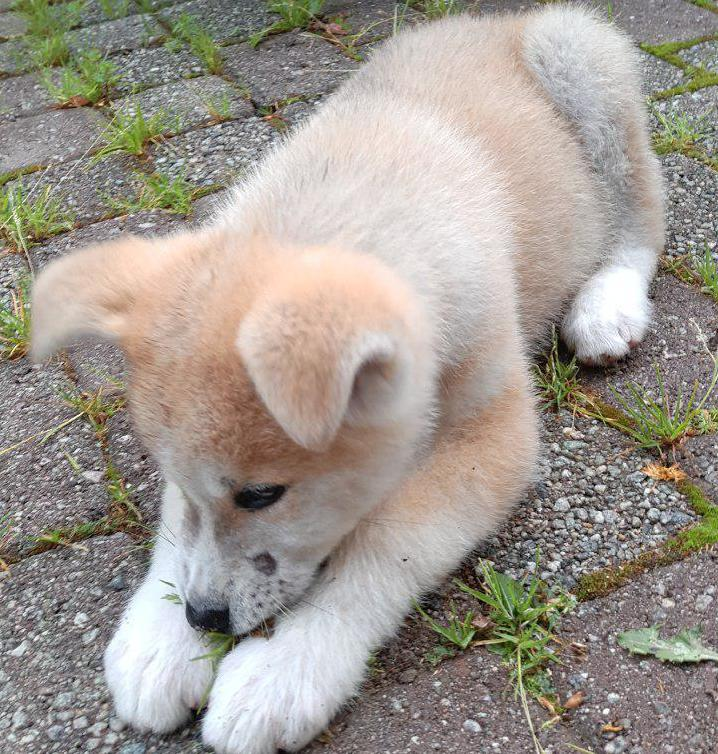
#> input picture 04_Optics/images/dog.jpg, 718 x 754 px, found by its file name
$ jupyter execute 17_image_filtering_using_fourier_transform.ipynb   (shell and % lines are left out)
#> lines starting #> are read from the running program, lines starting #| are printed output that depends on the picture; after the words box and inside, x2 and y2 are one past the last pixel; in counts of white or black regions, pixels touching at a corner belong together
<style>
@import url(https://www.numfys.net/static/css/nbstyle.css);
</style>
<a href="https://www.numfys.net"></a>

# Фильтрация изображений с использованием дискретного преобразования Фурье

### Examples - Optics
<section class="post-meta">
By Jonas Tjemsland, Håkon Ånes, Andreas Krogen and Jon Andreas Støvneng
</section>
<section class="post-meta">
Edited by Thorvald Ballestad, Jenny Lunde, Sondre Duna Lundemo (2021)
</section>
Last edited: February 17th 2021

___

## Вступление

В этом блокноте мы обсудим двумерное преобразование Фурье (FT) и используем его для фильтрации изображений. Теория, лежащая в основе ДПФ, уже обсуждается в блокноте *[Discrete Fourier Transform and Fast Fourier Transform](https://nbviewer.jupyter.org/url/www.numfys.net/media/notebooks/discrete_fourier_transform.ipynb)*, и одномерное БПФ используется для фильтрации звуковых файлов в ноутбуке *[Simple Sound Filtering using Discrete Fourier Transform](https://nbviewer.jupyter.org/url/www.numfys.net/media/notebooks/simple_sound_filtering.ipynb)*. Если вы хотите получить более глубокое математическое и физическое понимание используемых концепций, мы отсылаем вас к этим записным книжкам или к одной из ссылок в нижней части этой записной книжки. Помните, что мы можем интерпретировать преобразование Фурье пространственной области (здесь изображения) как частотную область или частотный спектр. Для простоты мы будем использовать изображения в сером масштабе, но это можно легко обобщить.

[cell 1]
import warnings

import matplotlib.pyplot as plt
import numpy as np
import scipy.fftpack as fft
from skimage import io


# Taking the logarithm of zero in visualising the spectrum gives warnings,
# hence we disable them
warnings.filterwarnings("ignore")

## Преобразование Фурье изображения

Чтобы упростить и минимизировать реализацию кода, мы создаем функцию для визуализации изображения и соответствующего ему спектра в частотной области. Обратите внимание, что мы строим логарифм абсолютного значения, как мы делали в вышеупомянутой тетради по фильтрации звука.

[cell 2]
def visualise(image, spectrum, title="", title_img="", title_spec="", cmap="gray"):
    """Visualise an image and its corresponding frequency spectrum in one figure.

    Parameters:
        image: array-like, as in plt.imshow(). Image.
        spectrum: array-like, as in plt.imshow(). Frequency spectrum.
        title: string. Figure title. Optional.
        title_img. string. Image subtitle. Optional.
        title_spec. string. Spectrum subtitle. Optional.
        cmap: `~matplotlib.colors.Colormap`. Color map. Optional.
    """
    plt.figure(figsize=(18, 5))
    plt.subplot(121)
    plt.imshow(image, cmap=cmap)
    plt.title(title_img)
    plt.subplot(122)
    plt.imshow(np.log(abs(spectrum)), cmap=cmap)
    plt.title(title_spec)
    plt.suptitle(title)
    plt.show()

Кроме того, мы создаем две функции для вычисления преобразования Фурье и обратного преобразования Фурье изображения. Обратите внимание, что эти функции также смещают квадранты, так что низкие частоты собираются в середине спектра, а частота увеличивается с расстоянием от центра. Это соответствует большинству учебных пособий в Интернете. Однако это не является строго необходимым.

[cell 3]
def FFT(image):
    """Compute the 2D discrete Fast Fourier Transform of an image
    and shift the zero-frequency component to the center of the spectrum.

    Parameters:
        image: array-like, shape (m,n), can be complex.
    Returns: complex ndarray, shape (m,n). Frequency spectrum.
    """
    return np.fft.fftshift(np.fft.fft2(image))


def IFFT(spectrum):
    """Shift the zero-frequency component to the edges of the spectrum and
    compute the inverse 2D discrete Fast Fourier Transform of an image.

    Parameters:
        spectrum: array-like, shape (m,n), can be complex.
    Returns: complex ndarray, shape (m,n). Spacial domain.
    """
    image = np.fft.ifft2(np.fft.ifftshift(spectrum))
    return image

Давайте возьмем ПФ изображения и построим график результата.

[cell 4]
img = io.imread("https://www.numfys.net/media/notebooks/images/dog.jpg", as_gray=True)

# [5 lines of commented-out code are left out]

spec = FFT(img)
visualise(img, spec, title_img="Input image", title_spec="Spectrum")

## Фильтрация

Существует бесконечное количество различных фильтров, которые можно использовать в частотной области для фильтрации исходного изображения. Мы реализуем фильтры, которые отфильтровывают низкие и высокие частоты в фильтре высоких и низких частот соответственно. В обоих случаях используется идеальный фильтр и фильтр Гаусса.

Предположим, что рассматриваемое изображение имеет $n$ пикселей по горизонтали ($x$-направление) и $m$ пикселей по вертикали ($y$-направление). Пусть $x=0,1,...,n-1$ и $y=0,1,..,m-1$ определяют квадратную решетку $x \times y$. Теперь обозначим частотный спектр как $\mathcal F$, идеальные фильтры как $I_\text{lowpass}$ и $I_\text{highpass}$, а гауссовы фильтры как $G_\text{lowpass}$ и $G_\text{highpass}$, каждый из которых определен на решетке $x \times y$. Мы определяем эти фильтры таким образом, что отфильтрованный спектр задается произведением *Адамара* (поэлементное матричное произведение) $\mathcal F\circ I$ и $\mathcal F\circ G$.

$r=\sqrt{(x-n/2)^2+(y-m/2)^2}\geq0$ - расстояние от центра спектра. Рассматриваемые нами фильтры зависят только от одного параметра $\xi\in \mathbb{R}^+$. В этой нотации идеальные фильтры задаются

$$
I_\text{lowpass}=\begin{cases}
1,& \text{for } r\leq\xi,\\
0,& \text{for } r>\xi,
\end{cases}
\quad \text{and} \quad
I_\text{highpass}=\begin{cases}
1,& \text{for } r\geq\xi,\\
0,& \text{for } r<\xi,
\end{cases}
$$

и гауссовы фильтры задаются

$$
G_\text{lowpass}=e^{-\xi r^2}
\quad \text{and} \quad
G_\text{highpass}=1-e^{-\xi r^2}.
$$

[cell 5]
def filter_spectrum(spectrum, filter_type=None, val=50):
    """Фильтрует спектр изображения с помощью одного из фильтров, определенных в приведенном выше тексте.

    Parameters:
        spectrum:    array-like, shape (m, n), can be complex. Spectrum being filtered.
        filter_type: string. Filter name,
                     {'lowpass', 'highpass', 'gaussian_highpass', 'gaussian_lowpass'}.
        val:         float. Filter parameter.
    Returns: complex ndarray, shape (m, n). Filtered spectrum.
    """
    n, m = np.shape(spectrum)
    y, x = np.meshgrid(np.arange(1, m + 1), np.arange(1, n + 1))
    R2 = (x - n / 2) ** 2 + (y - m / 2) ** 2
    if filter_type == "lowpass":
        return spectrum * (R2 <= val ** 2)
    elif filter_type == "highpass":
        return spectrum * (R2 >= val ** 2)
    elif filter_type == "gaussian_highpass":
        return spectrum * (1 - np.exp(-val * R2))
    elif filter_type == "gaussian_lowpass":
        return spectrum * np.exp(-val * R2)
    elif filter_type != None:
        raise ValueError("%s is not a valid filter!" % (filter_type))
    return spectrum

Теперь мы используем эти фильтры на частотном спектре и обратные преобразования Фурье для получения отфильтрованных изображений. Обратите внимание, что изображения, отфильтрованные с помощью гауссовых фильтров, несколько более гладкие, чем изображения, отфильтрованные с помощью идеальных фильтров.

Поиграйте с фрагментами кода!

### Низкочастотный фильтр

[cell 6]
filtered_spec = filter_spectrum(spec, "lowpass", 40)
filtered_img = np.real(IFFT(filtered_spec))
visualise(filtered_img, filtered_spec, title="Ideal lowpass filtering")

[cell 7]
filtered_spec = filter_spectrum(spec, "gaussian_lowpass", 0.001)
filtered_img = np.real(IFFT(filtered_spec))
visualise(filtered_img, filtered_spec, title="Gaussian lowpass filtering")

### Высокочастотный

[cell 8]
filtered_spec = filter_spectrum(spec, "highpass", 10)
filtered_img = np.real(IFFT(filtered_spec))
visualise(filtered_img, filtered_spec, title="Ideal highpass filtering")

[cell 9]
filtered_spec = filter_spectrum(spec, "gaussian_highpass", 0.01)
filtered_img = np.real(IFFT(filtered_spec))
visualise(filtered_img, filtered_spec, title="Gaussian highpass filtering")

## Отфильтровывание специфических паттернов и шума

Принципы, представленные в этой записной книжке, могут быть легко применены при фильтрации изображений, точно так же, как одномерные преобразования Фурье использовались для фильтрации звуковых файлов в вышеупомянутой записной книжке по фильтрации звука. В двух следующих примерах мы включаем изображение с некоторыми шумовыми паттернами. Эти изображения преобразуются Фурье в частотную область. Любые аномалии удаляются, и мы получаем отфильтрованное изображение, преобразуясь обратно в пространственную область.

### Пример 1

[cell 10]
img = io.imread("https://www.numfys.net/media/notebooks/images/dog_noise1.jpg", True)
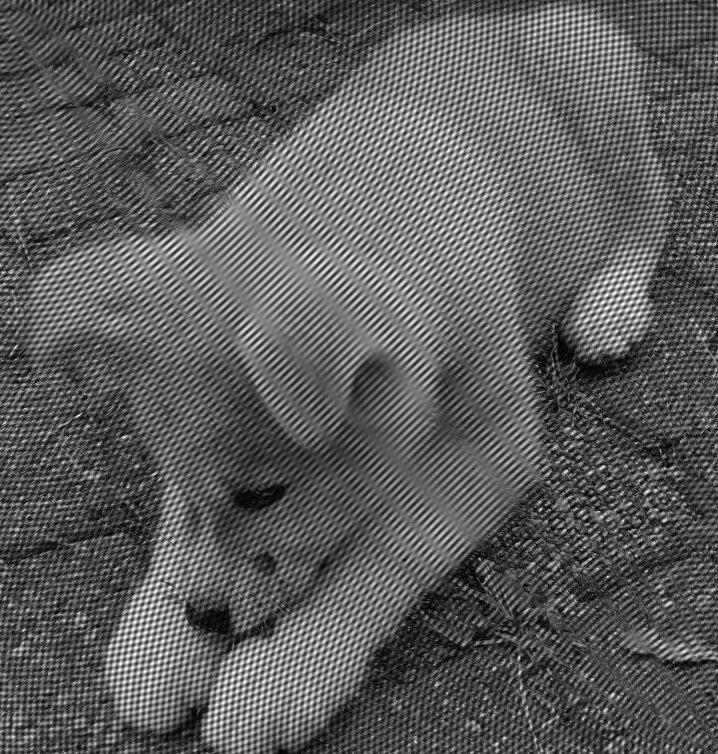
#> input picture 04_Optics/images/dog_noise1.jpg, 718 x 754 px, found by its file name
#> img is the input picture: shape (754, 718); min 0, max 255, mean 92.2
spec = FFT(img)
visualise(img, spec, title_img="Noisy image", title_spec="Unfiltered spectrum")

[cell 11]
# Create a filter which filters out the circular anomaly
n, m = np.shape(img)
y, x = np.meshgrid(np.arange(m), np.arange(n))
R2 = (x - n / 2) ** 2 + (y - m / 2) ** 2
filtered_spec = spec * (R2 <= 100 ** 2) + spec * (R2 >= 130 ** 2)
filtered_img = np.real(IFFT(filtered_spec))

# Visualise result
visualise(
    filtered_img,
    filtered_spec,
    title_img="Filtered image",
    title_spec="Filtered spectrum",
)

### Пример 2

[cell 12]
img = io.imread("https://www.numfys.net/media/notebooks/images/dog_noise2.jpg", True)
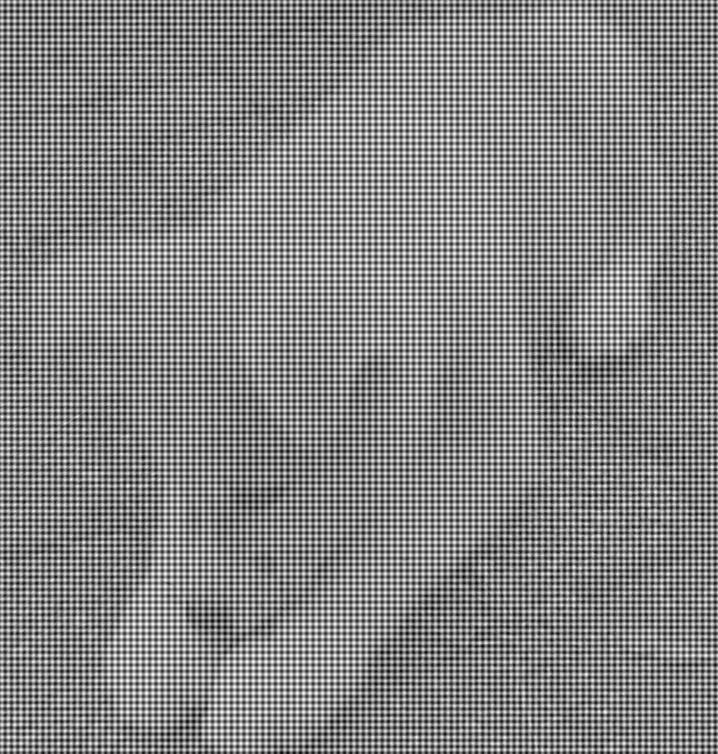
#> input picture 04_Optics/images/dog_noise2.jpg, 718 x 754 px, found by its file name
#> img is the input picture: shape (754, 718); min 0, max 255, mean 132.1
spec = FFT(img)
visualise(img, spec, title_img="Noisy image", title_spec="Unfiltered spectrum")

[cell 13]
# Create a filter which filters out the anomaly on the axes (+)
n, m = np.shape(img)
y, x = np.meshgrid(np.arange(m), np.arange(n))
filtered_spec = spec * (x <= n / 2 - 1) + spec * (x >= n / 2 + 1)
filtered_spec = filtered_spec * (y <= m / 2 - 1) + filtered_spec * (y >= m / 2 + 1)
filtered_img = np.real(IFFT(filtered_spec))
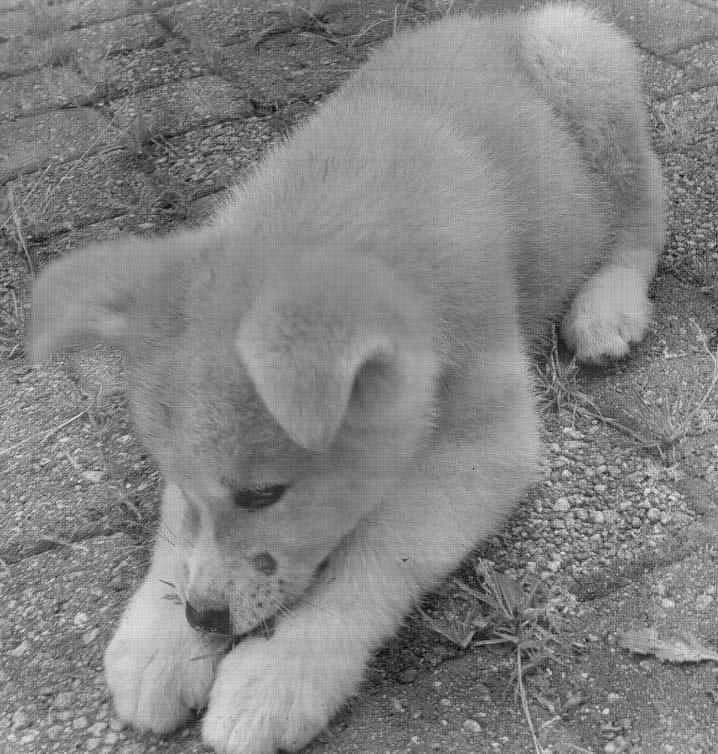
#> filtered_img: shape (754, 718) float64; min -37.4, max 35.07, mean 0; drawn with min black and max white

# Visualise result
visualise(
    filtered_img,
    filtered_spec,
    title_img="Filtered image",
    title_spec="Filtered spectrum",
)

# Реализация на основе классов

Мы в NumFys недавно написали руководство по [объектно-ориентированному программированию(ООП) на Python](https://nbviewer.jupyter.org/urls/www.numfys.net/media/notebooks/classes_in_Python.ipynb).
ООП - это мощная парадигма, которая, безусловно, имеет свое место в численном программировании.
В нашей записной книжке по [нейронным сетям](https://nbviewer.jupyter.org/urls/www.numfys.net/media/notebooks/ML_from_scratch_tekst.ipynb) мы использовали структуру на основе классов, чтобы поддерживать чистоту базы кода.
Однако этот блокнот довольно сложен и демонстрирует только некоторые особенности ООП.
Мы надеемся, что наблюдение за фильтрацией изображений, реализованной как в парадигме, основанной на функциях, так и с использованием подхода, основанного на классах, поможет вам в разработке мышления для разработки ООП.

Сначала мы создаем класс `Filter`, который будет служить нашим базовым классом.
Никогда не создавалось никаких экземпляров этого класса;
для тех, кто знаком с ООП на других языках, мы рассматриваем этот класс как абстрактный или виртуальный класс.
Все фильтры, реализованные выше, имеют то общее, что они выполняют некоторое преобразование спектра, преобразование фурье, изображения.
Поэтому мы создаем класс `SpectrumFilter`, который является подклассом `Filter`, и реализуем каждый из фильтров спектра как подкласс.
Причина добавления `SpectrumFilter` вместо обычного использования `Filter` заключается в том, что мы в демонстрационных целях хотим добавить еще несколько фильтров, которые не основаны на спектре.

[cell 14]
class Filter:
    """Abstract class for a filter.

    Subclasses must implement the `render` method."""

    def __init__(self, val=1):
        # Val is some parameter used by the filter.
        # Its specific meaning varies between filters.
        self.val = val

    def render(self, image):
        """Applies the filter to `image`."""
        return image

    def visualize(
        self, title="", title_img="", title_spec="", cmap="gray", figsize=(18, 5)
    ):
        assert hasattr(self, "image"), "The filter has not rendered any image!"
        if not hasattr(self, "spectrum"):
            self.spectrum = FFT(self.image)

        plt.figure(figsize=figsize)
        plt.subplot(121)
        plt.imshow(self.image, cmap=cmap, vmin=0, vmax=1)
        plt.title(title_img)
        plt.xticks([])
        plt.yticks([])

        plt.subplot(122)
        plt.imshow(np.log(abs(self.spectrum)), cmap=cmap)
        plt.title(title_spec)
        plt.xticks([])
        plt.yticks([])

        plt.suptitle(title)
        plt.show()

    def render_and_visualize(self, image, **kwargs):
        """Convenience function for rendering and visualizing."""
        self.render(image)
        self.visualize(**kwargs)
        return self.image

    def __call__(self, img):
        return self.render_and_visualize(img)


class SpectrumFilter(Filter):
    """Abstract class for a spectrum filter.
    A spectrum filter does some transformation to the spectrum (FT) of the image."""

    def spectrum_criterion(self, R2, val):
        pass

    def render(self, image):
        spectrum = FFT(image)
        n, m = np.shape(spectrum)
        y, x = np.meshgrid(np.arange(1, m + 1), np.arange(1, n + 1))
        R2 = (x - n / 2) ** 2 + (y - m / 2) ** 2
        spectrum *= self.spectrum_criterion(R2)

        # Store spectrum and image
        self.spectrum = spectrum
        self.image = np.real(IFFT(spectrum))
        # Rescale image to be within 0 1
        a, b = np.min(self.image), np.max(self.image)
        self.image = (self.image - a) / (b - a)
        return self.image


class HighpassSpectrumFilter(SpectrumFilter):
    def spectrum_criterion(self, R2):
        return R2 >= self.val ** 2


class LowpassSpectrumFilter(SpectrumFilter):
    def spectrum_criterion(self, R2):
        return R2 <= self.val ** 2


class GaussianHighpassSpectrumFilter(SpectrumFilter):
    def spectrum_criterion(self, R2):
        return 1 - np.exp(-self.val * R2)


class GaussianLowpassSpectrumFilter(SpectrumFilter):
    def spectrum_criterion(self, R2):
        return np.exp(-self.val * R2)


class CircularSpectrumFilter(SpectrumFilter):
    def __init__(self, r1, r2, include=False):
        self.r1, self.r2 = sorted([r1, r2])
        self.include = include

    def spectrum_criterion(self, R2):
        # r1 and r2 defines a disc, where r1 < r2.
        on_disc = np.logical_and(R2 >= self.r1 ** 2, R2 <= self.r2 ** 2)
        # If include is True, keep the disc and filter out everything else.
        # Else, filter out the disc.
        if self.include:
            return on_disc
        else:
            return np.logical_not(on_disc)

[cell 15]
# You may also play around with these images: (last tested January 22nd 2021)
# img = io.imread('https://upload.wikimedia.org/wikipedia/commons/5/50/Albert_Einstein_%28Nobel%29.png',True)
img = io.imread(
    "https://upload.wikimedia.org/wikipedia/en/4/42/Richard_Feynman_Nobel.jpg", True
)
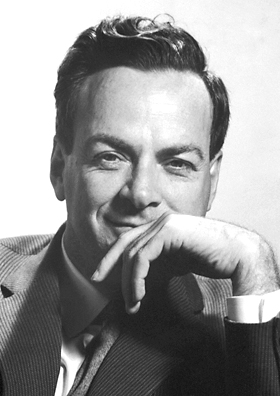
#> input picture 04_Optics/images/Richard_Feynman_Nobel.jpg, 280 x 396 px, found by its file name
#> img is the input picture: shape (396, 280) float64; min 0.0235, max 1, mean 0.597
# img = io.imread('https://www.numfys.net/media/notebooks/images/dog.jpg', as_gray=True)
# img = io.imread('https://upload.wikimedia.org/wikipedia/commons/c/cf/Dirac_4.jpg',True)
# img = io.imread('https://upload.wikimedia.org/wikipedia/commons/7/73/Stephen_Hawking_in_Cambridge.jpg',True)

[cell 16]
ghp_filter = GaussianHighpassSpectrumFilter(0.005)
hp_filter = HighpassSpectrumFilter(10)

ghp_filter.render_and_visualize(img)
#> in render, `spectrum *= self.spectrum_criterion(R2)`:
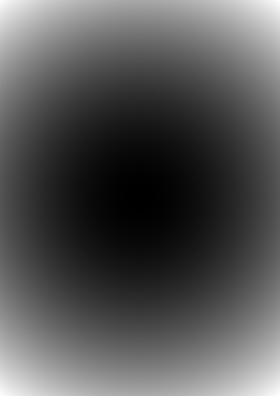
#> R2: shape (396, 280) float64; min 0, max 58804, mean 19601.7; drawn with min black and max white
#> in render, `a, b = np.min(self.image), np.max(self.image)`: a = -0.576; b = 0.648
hp_filter.render_and_visualize(img);
#> in spectrum_criterion, `return R2 >= self.val ** 2`:
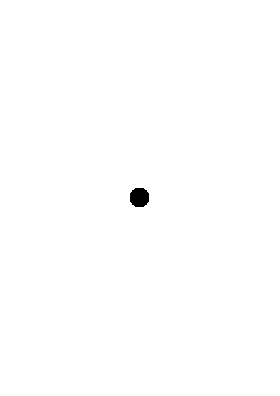
#> returned value: shape (396, 280) bool; 99.7% white; 1 black region, box (x1, y1, x2, y2) and area: (130, 188, 149, 207) 305
#> in render (call 2), `self.image = np.real(IFFT(spectrum))`:
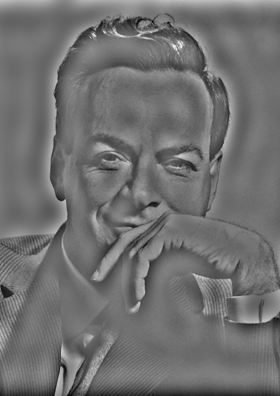
#> self.image: shape (396, 280) float64; min -0.626, max 0.792, mean 2.56e-19; drawn with min black and max white
#> in render (call 2), `a, b = np.min(self.image), np.max(self.image)`: a = -0.626; b = 0.792

[cell 17]
glp_filter = GaussianLowpassSpectrumFilter(0.005)
lp_filter = LowpassSpectrumFilter(10)

glp_filter.render_and_visualize(img)
#> in spectrum_criterion, `return np.exp(-self.val * R2)`:
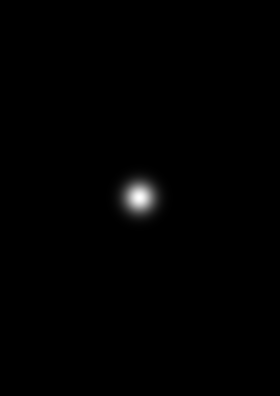
#> returned value: shape (396, 280) float64; min 2.04e-128, max 1, mean 0.00567
#> in render (call 3), `self.image = np.real(IFFT(spectrum))`:
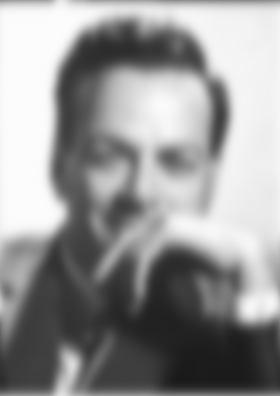
#> self.image: shape (396, 280) float64; min 0.105, max 0.99, mean 0.591
#> in render (call 3), `a, b = np.min(self.image), np.max(self.image)`: a = 0.105; b = 0.99
#> call 3 of visualize, with title = '', title_img = '', title_spec = '', cmap = 'gray', figsize = (18, 5)
#> in visualize (call 3), `plt.show()`:
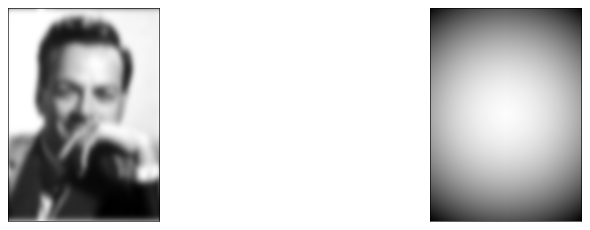
#> figure drawn by matplotlib, 2 panels
# We use the __call__ method.
lp_filter(img);
#> (the rest of the program and of its run is left out)
